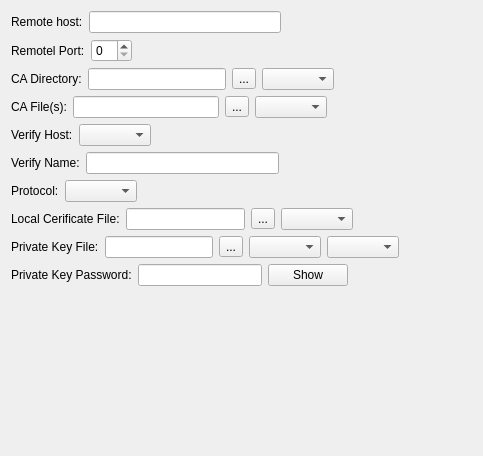
<?xml version="1.0" encoding="UTF-8"?>
<ui version="4.0">
 <class>SslClientSocketConfigWidget</class>
 <widget class="QWidget" name="SslClientSocketConfigWidget">
  <property name="geometry">
   <rect>
    <x>0</x>
    <y>0</y>
    <width>483</width>
    <height>456</height>
   </rect>
  </property>
  <property name="windowTitle">
   <string>SSL Client Socket Configuration Widget</string>
  </property>
  <layout class="QVBoxLayout" name="verticalLayout">
   <item>
    <layout class="QHBoxLayout" name="horizontalLayout">
     <item>
      <widget class="QLabel" name="m_hostLabel">
       <property name="toolTip">
        <string>Updated by &quot;ssl.host&quot; or &quot;network.host&quot;</string>
       </property>
       <property name="text">
        <string>Remote host:</string>
       </property>
      </widget>
     </item>
     <item>
      <widget class="QLineEdit" name="m_hostLineEdit"/>
     </item>
     <item>
      <spacer name="horizontalSpacer_2">
       <property name="orientation">
        <enum>Qt::Horizontal</enum>
       </property>
       <property name="sizeHint" stdset="0">
        <size>
         <width>40</width>
         <height>20</height>
        </size>
       </property>
      </spacer>
     </item>
    </layout>
   </item>
   <item>
    <layout class="QHBoxLayout" name="horizontalLayout_2">
     <item>
      <widget class="QLabel" name="m_portLabel">
       <property name="toolTip">
        <string>Updated by &quot;ssl.port&quot; or &quot;network.port&quot;</string>
       </property>
       <property name="text">
        <string>Remotel Port:</string>
       </property>
      </widget>
     </item>
     <item>
      <widget class="QSpinBox" name="m_portSpinBox"/>
     </item>
     <item>
      <spacer name="horizontalSpacer">
       <property name="orientation">
        <enum>Qt::Horizontal</enum>
       </property>
       <property name="sizeHint" stdset="0">
        <size>
         <width>40</width>
         <height>20</height>
        </size>
       </property>
      </spacer>
     </item>
    </layout>
   </item>
   <item>
    <layout class="QHBoxLayout" name="horizontalLayout_3">
     <item>
      <widget class="QLabel" name="m_caDirLabel">
       <property name="toolTip">
        <string/>
       </property>
       <property name="text">
        <string>CA Directory:</string>
       </property>
      </widget>
     </item>
     <item>
      <widget class="QLineEdit" name="m_caDirLineEdit"/>
     </item>
     <item>
      <widget class="QToolButton" name="m_caDirToolButton">
       <property name="text">
        <string>...</string>
       </property>
      </widget>
     </item>
     <item>
      <widget class="QComboBox" name="m_caDirFormatComboBox"/>
     </item>
     <item>
      <spacer name="horizontalSpacer_3">
       <property name="orientation">
        <enum>Qt::Horizontal</enum>
       </property>
       <property name="sizeHint" stdset="0">
        <size>
         <width>40</width>
         <height>20</height>
        </size>
       </property>
      </spacer>
     </item>
    </layout>
   </item>
   <item>
    <layout class="QHBoxLayout" name="horizontalLayout_10">
     <item>
      <widget class="QLabel" name="m_caFileLabel">
       <property name="toolTip">
        <string/>
       </property>
       <property name="text">
        <string>CA File(s):</string>
       </property>
      </widget>
     </item>
     <item>
      <widget class="QLineEdit" name="m_caFileLineEdit"/>
     </item>
     <item>
      <widget class="QToolButton" name="m_caFileToolButton">
       <property name="text">
        <string>...</string>
       </property>
      </widget>
     </item>
     <item>
      <widget class="QComboBox" name="m_caFileFormatComboBox"/>
     </item>
     <item>
      <spacer name="horizontalSpacer_10">
       <property name="orientation">
        <enum>Qt::Horizontal</enum>
       </property>
       <property name="sizeHint" stdset="0">
        <size>
         <width>40</width>
         <height>20</height>
        </size>
       </property>
      </spacer>
     </item>
    </layout>
   </item>
   <item>
    <layout class="QHBoxLayout" name="horizontalLayout_4">
     <item>
      <widget class="QLabel" name="m_verifyHostLabel">
       <property name="text">
        <string>Verify Host:</string>
       </property>
      </widget>
     </item>
     <item>
      <widget class="QComboBox" name="m_verifyHostComboBox"/>
     </item>
     <item>
      <spacer name="horizontalSpacer_4">
       <property name="orientation">
        <enum>Qt::Horizontal</enum>
       </property>
       <property name="sizeHint" stdset="0">
        <size>
         <width>40</width>
         <height>20</height>
        </size>
       </property>
      </spacer>
     </item>
    </layout>
   </item>
   <item>
    <layout class="QHBoxLayout" name="horizontalLayout_9">
     <item>
      <widget class="QLabel" name="m_verifyNameLabel">
       <property name="toolTip">
        <string>Updated by &quot;ssl.verify_name&quot;</string>
       </property>
       <property name="text">
        <string>Verify Name:</string>
       </property>
      </widget>
     </item>
     <item>
      <widget class="QLineEdit" name="m_verifyNameLineEdit"/>
     </item>
     <item>
      <spacer name="horizontalSpacer_9">
       <property name="orientation">
        <enum>Qt::Horizontal</enum>
       </property>
       <property name="sizeHint" stdset="0">
        <size>
         <width>40</width>
         <height>20</height>
        </size>
       </property>
      </spacer>
     </item>
    </layout>
   </item>
   <item>
    <layout class="QHBoxLayout" name="horizontalLayout_6">
     <item>
      <widget class="QLabel" name="m_protocolLabel">
       <property name="text">
        <string>Protocol:</string>
       </property>
      </widget>
     </item>
     <item>
      <widget class="QComboBox" name="m_protocolComboBox"/>
     </item>
     <item>
      <spacer name="horizontalSpacer_6">
       <property name="orientation">
        <enum>Qt::Horizontal</enum>
       </property>
       <property name="sizeHint" stdset="0">
        <size>
         <width>40</width>
         <height>20</height>
        </size>
       </property>
      </spacer>
     </item>
    </layout>
   </item>
   <item>
    <layout class="QHBoxLayout" name="horizontalLayout_5">
     <item>
      <widget class="QLabel" name="m_certLabel">
       <property name="toolTip">
        <string>comma separated</string>
       </property>
       <property name="text">
        <string>Local Cerificate File:</string>
       </property>
      </widget>
     </item>
     <item>
      <widget class="QLineEdit" name="m_certLineEdit"/>
     </item>
     <item>
      <widget class="QToolButton" name="m_certToolButton">
       <property name="text">
        <string>...</string>
       </property>
      </widget>
     </item>
     <item>
      <widget class="QComboBox" name="m_certFormatComboBox"/>
     </item>
     <item>
      <spacer name="horizontalSpacer_5">
       <property name="orientation">
        <enum>Qt::Horizontal</enum>
       </property>
       <property name="sizeHint" stdset="0">
        <size>
         <width>40</width>
         <height>20</height>
        </size>
       </property>
      </spacer>
     </item>
    </layout>
   </item>
   <item>
    <layout class="QHBoxLayout" name="horizontalLayout_7">
     <item>
      <widget class="QLabel" name="m_privKeyLabel">
       <property name="text">
        <string>Private Key File:</string>
       </property>
      </widget>
     </item>
     <item>
      <widget class="QLineEdit" name="m_privKeyLineEdit"/>
     </item>
     <item>
      <widget class="QToolButton" name="m_privKeyToolButton">
       <property name="text">
        <string>...</string>
       </property>
      </widget>
     </item>
     <item>
      <widget class="QComboBox" name="m_privKeyAlgComboBox"/>
     </item>
     <item>
      <widget class="QComboBox" name="m_privKeyFormatComboBox"/>
     </item>
     <item>
      <spacer name="horizontalSpacer_7">
       <property name="orientation">
        <enum>Qt::Horizontal</enum>
       </property>
       <property name="sizeHint" stdset="0">
        <size>
         <width>40</width>
         <height>20</height>
        </size>
       </property>
      </spacer>
     </item>
    </layout>
   </item>
   <item>
    <layout class="QHBoxLayout" name="horizontalLayout_8">
     <item>
      <widget class="QLabel" name="m_privKeyPassLabel">
       <property name="text">
        <string>Private Key Password:</string>
       </property>
      </widget>
     </item>
     <item>
      <widget class="QLineEdit" name="m_privKeyPassLineEdit">
       <property name="echoMode">
        <enum>QLineEdit::Password</enum>
       </property>
      </widget>
     </item>
     <item>
      <widget class="QPushButton" name="m_privKeyShowHidePushButton">
       <property name="text">
        <string>Show</string>
       </property>
       <property name="checkable">
        <bool>true</bool>
       </property>
      </widget>
     </item>
     <item>
      <spacer name="horizontalSpacer_8">
       <property name="orientation">
        <enum>Qt::Horizontal</enum>
       </property>
       <property name="sizeHint" stdset="0">
        <size>
         <width>40</width>
         <height>20</height>
        </size>
       </property>
      </spacer>
     </item>
    </layout>
   </item>
   <item>
    <spacer name="verticalSpacer">
     <property name="orientation">
      <enum>Qt::Vertical</enum>
     </property>
     <property name="sizeHint" stdset="0">
      <size>
       <width>20</width>
       <height>40</height>
      </size>
     </property>
    </spacer>
   </item>
  </layout>
 </widget>
 <resources/>
 <connections/>
</ui>
